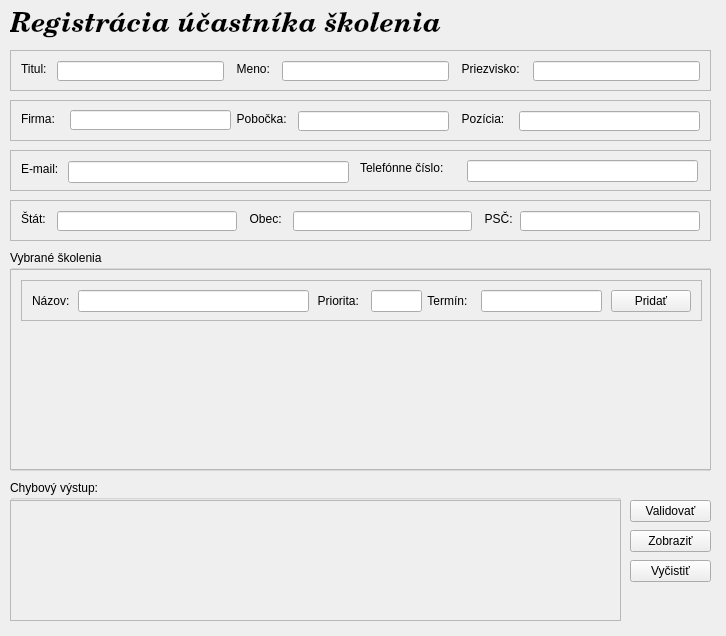
<?xml version="1.0" encoding="UTF-8"?>
<ui version="4.0">
 <class>Form</class>
 <widget class="QWidget" name="Form">
  <property name="geometry">
   <rect>
    <x>0</x>
    <y>0</y>
    <width>726</width>
    <height>636</height>
   </rect>
  </property>
  <property name="sizePolicy">
   <sizepolicy hsizetype="Fixed" vsizetype="Fixed">
    <horstretch>0</horstretch>
    <verstretch>0</verstretch>
   </sizepolicy>
  </property>
  <property name="windowTitle">
   <string>Krivý &amp; Šustek - SIVPAVS 2015</string>
  </property>
  <widget class="QLabel" name="label">
   <property name="geometry">
    <rect>
     <x>10</x>
     <y>10</y>
     <width>451</width>
     <height>31</height>
    </rect>
   </property>
   <property name="font">
    <font>
     <family>Century Schoolbook L</family>
     <pointsize>20</pointsize>
     <weight>75</weight>
     <italic>true</italic>
     <bold>true</bold>
    </font>
   </property>
   <property name="text">
    <string>Registrácia účastníka školenia</string>
   </property>
  </widget>
  <widget class="QFrame" name="frame">
   <property name="geometry">
    <rect>
     <x>10</x>
     <y>50</y>
     <width>701</width>
     <height>41</height>
    </rect>
   </property>
   <property name="frameShape">
    <enum>QFrame::StyledPanel</enum>
   </property>
   <property name="frameShadow">
    <enum>QFrame::Raised</enum>
   </property>
   <widget class="QLabel" name="label_2">
    <property name="geometry">
     <rect>
      <x>11</x>
      <y>11</y>
      <width>30</width>
      <height>16</height>
     </rect>
    </property>
    <property name="text">
     <string>Titul:</string>
    </property>
   </widget>
   <widget class="QLabel" name="label_3">
    <property name="geometry">
     <rect>
      <x>220</x>
      <y>11</y>
      <width>46</width>
      <height>16</height>
     </rect>
    </property>
    <property name="text">
     <string>  Meno:</string>
    </property>
   </widget>
   <widget class="QLabel" name="label_4">
    <property name="geometry">
     <rect>
      <x>445</x>
      <y>11</y>
      <width>72</width>
      <height>16</height>
     </rect>
    </property>
    <property name="text">
     <string>  Priezvisko:</string>
    </property>
   </widget>
   <widget class="QLineEdit" name="lineEdit">
    <property name="geometry">
     <rect>
      <x>47</x>
      <y>11</y>
      <width>167</width>
      <height>20</height>
     </rect>
    </property>
    <property name="maxLength">
     <number>32767</number>
    </property>
   </widget>
   <widget class="QLineEdit" name="lineEdit_2">
    <property name="geometry">
     <rect>
      <x>272</x>
      <y>11</y>
      <width>167</width>
      <height>20</height>
     </rect>
    </property>
   </widget>
   <widget class="QLineEdit" name="lineEdit_3">
    <property name="geometry">
     <rect>
      <x>523</x>
      <y>11</y>
      <width>167</width>
      <height>20</height>
     </rect>
    </property>
   </widget>
  </widget>
  <widget class="QFrame" name="frame_2">
   <property name="geometry">
    <rect>
     <x>10</x>
     <y>150</y>
     <width>701</width>
     <height>41</height>
    </rect>
   </property>
   <property name="frameShape">
    <enum>QFrame::StyledPanel</enum>
   </property>
   <property name="frameShadow">
    <enum>QFrame::Raised</enum>
   </property>
   <widget class="QLabel" name="label_5">
    <property name="geometry">
     <rect>
      <x>11</x>
      <y>11</y>
      <width>41</width>
      <height>16</height>
     </rect>
    </property>
    <property name="text">
     <string>E-mail:</string>
    </property>
   </widget>
   <widget class="QLineEdit" name="lineEdit_4">
    <property name="geometry">
     <rect>
      <x>58</x>
      <y>11</y>
      <width>281</width>
      <height>22</height>
     </rect>
    </property>
   </widget>
   <widget class="QLabel" name="label_6">
    <property name="geometry">
     <rect>
      <x>350</x>
      <y>10</y>
      <width>98</width>
      <height>16</height>
     </rect>
    </property>
    <property name="text">
     <string>Telefónne číslo:</string>
    </property>
   </widget>
   <widget class="QLineEdit" name="lineEdit_5">
    <property name="geometry">
     <rect>
      <x>457</x>
      <y>10</y>
      <width>231</width>
      <height>22</height>
     </rect>
    </property>
   </widget>
  </widget>
  <widget class="QFrame" name="frame_3">
   <property name="geometry">
    <rect>
     <x>10</x>
     <y>200</y>
     <width>701</width>
     <height>41</height>
    </rect>
   </property>
   <property name="frameShape">
    <enum>QFrame::StyledPanel</enum>
   </property>
   <property name="frameShadow">
    <enum>QFrame::Raised</enum>
   </property>
   <widget class="QLabel" name="label_7">
    <property name="geometry">
     <rect>
      <x>11</x>
      <y>11</y>
      <width>30</width>
      <height>16</height>
     </rect>
    </property>
    <property name="text">
     <string>Štát:</string>
    </property>
   </widget>
   <widget class="QLineEdit" name="lineEdit_6">
    <property name="geometry">
     <rect>
      <x>47</x>
      <y>11</y>
      <width>180</width>
      <height>20</height>
     </rect>
    </property>
   </widget>
   <widget class="QLabel" name="label_8">
    <property name="geometry">
     <rect>
      <x>233</x>
      <y>11</y>
      <width>44</width>
      <height>16</height>
     </rect>
    </property>
    <property name="text">
     <string>  Obec:</string>
    </property>
   </widget>
   <widget class="QLineEdit" name="lineEdit_7">
    <property name="geometry">
     <rect>
      <x>283</x>
      <y>11</y>
      <width>179</width>
      <height>20</height>
     </rect>
    </property>
   </widget>
   <widget class="QLabel" name="label_9">
    <property name="geometry">
     <rect>
      <x>468</x>
      <y>11</y>
      <width>36</width>
      <height>16</height>
     </rect>
    </property>
    <property name="text">
     <string>  PSČ:</string>
    </property>
   </widget>
   <widget class="QLineEdit" name="lineEdit_8">
    <property name="geometry">
     <rect>
      <x>510</x>
      <y>11</y>
      <width>180</width>
      <height>20</height>
     </rect>
    </property>
   </widget>
  </widget>
  <widget class="QGroupBox" name="groupBox">
   <property name="geometry">
    <rect>
     <x>10</x>
     <y>250</y>
     <width>701</width>
     <height>221</height>
    </rect>
   </property>
   <property name="title">
    <string>Vybrané školenia</string>
   </property>
   <widget class="QScrollArea" name="scrollArea_2">
    <property name="geometry">
     <rect>
      <x>0</x>
      <y>19</y>
      <width>701</width>
      <height>201</height>
     </rect>
    </property>
    <property name="widgetResizable">
     <bool>true</bool>
    </property>
    <widget class="QWidget" name="scrollAreaWidgetContents_3">
     <property name="geometry">
      <rect>
       <x>0</x>
       <y>0</y>
       <width>699</width>
       <height>199</height>
      </rect>
     </property>
     <widget class="QFrame" name="frame_5">
      <property name="geometry">
       <rect>
        <x>10</x>
        <y>10</y>
        <width>681</width>
        <height>41</height>
       </rect>
      </property>
      <property name="frameShape">
       <enum>QFrame::StyledPanel</enum>
      </property>
      <property name="frameShadow">
       <enum>QFrame::Raised</enum>
      </property>
      <widget class="QLabel" name="label_13">
       <property name="geometry">
        <rect>
         <x>11</x>
         <y>10</y>
         <width>40</width>
         <height>22</height>
        </rect>
       </property>
       <property name="text">
        <string>Názov:</string>
       </property>
      </widget>
      <widget class="QLineEdit" name="lineEdit_12">
       <property name="geometry">
        <rect>
         <x>350</x>
         <y>10</y>
         <width>51</width>
         <height>22</height>
        </rect>
       </property>
      </widget>
      <widget class="QPushButton" name="pushButton_2">
       <property name="geometry">
        <rect>
         <x>590</x>
         <y>10</y>
         <width>80</width>
         <height>22</height>
        </rect>
       </property>
       <property name="text">
        <string>Pridať</string>
       </property>
      </widget>
      <widget class="QLineEdit" name="lineEdit_13">
       <property name="geometry">
        <rect>
         <x>57</x>
         <y>10</y>
         <width>231</width>
         <height>22</height>
        </rect>
       </property>
      </widget>
      <widget class="QLabel" name="label_14">
       <property name="geometry">
        <rect>
         <x>400</x>
         <y>10</y>
         <width>54</width>
         <height>22</height>
        </rect>
       </property>
       <property name="text">
        <string>  Termín:</string>
       </property>
      </widget>
      <widget class="QLineEdit" name="lineEdit_14">
       <property name="geometry">
        <rect>
         <x>460</x>
         <y>10</y>
         <width>121</width>
         <height>22</height>
        </rect>
       </property>
      </widget>
      <widget class="QLabel" name="label_15">
       <property name="geometry">
        <rect>
         <x>290</x>
         <y>10</y>
         <width>57</width>
         <height>22</height>
        </rect>
       </property>
       <property name="text">
        <string>  Priorita:</string>
       </property>
      </widget>
     </widget>
    </widget>
   </widget>
   <zorder>label_10</zorder>
   <zorder>label_11</zorder>
   <zorder>lineEdit_9</zorder>
   <zorder>lineEdit_10</zorder>
   <zorder>lineEdit_11</zorder>
   <zorder>label_12</zorder>
   <zorder>pushButton</zorder>
   <zorder>frame_5</zorder>
   <zorder>frame_6</zorder>
   <zorder>scrollArea_2</zorder>
  </widget>
  <widget class="QFrame" name="frame_6">
   <property name="geometry">
    <rect>
     <x>10</x>
     <y>100</y>
     <width>701</width>
     <height>41</height>
    </rect>
   </property>
   <property name="frameShape">
    <enum>QFrame::StyledPanel</enum>
   </property>
   <property name="frameShadow">
    <enum>QFrame::Raised</enum>
   </property>
   <widget class="QLabel" name="label_19">
    <property name="geometry">
     <rect>
      <x>11</x>
      <y>11</y>
      <width>41</width>
      <height>16</height>
     </rect>
    </property>
    <property name="text">
     <string>Firma:</string>
    </property>
   </widget>
   <widget class="QLabel" name="label_20">
    <property name="geometry">
     <rect>
      <x>220</x>
      <y>11</y>
      <width>71</width>
      <height>16</height>
     </rect>
    </property>
    <property name="text">
     <string>  Pobočka:</string>
    </property>
   </widget>
   <widget class="QLabel" name="label_21">
    <property name="geometry">
     <rect>
      <x>445</x>
      <y>11</y>
      <width>72</width>
      <height>16</height>
     </rect>
    </property>
    <property name="text">
     <string>  Pozícia:</string>
    </property>
   </widget>
   <widget class="QLineEdit" name="lineEdit_18">
    <property name="geometry">
     <rect>
      <x>60</x>
      <y>10</y>
      <width>161</width>
      <height>20</height>
     </rect>
    </property>
    <property name="maxLength">
     <number>32767</number>
    </property>
   </widget>
   <widget class="QLineEdit" name="lineEdit_19">
    <property name="geometry">
     <rect>
      <x>288</x>
      <y>11</y>
      <width>151</width>
      <height>20</height>
     </rect>
    </property>
   </widget>
   <widget class="QLineEdit" name="lineEdit_20">
    <property name="geometry">
     <rect>
      <x>509</x>
      <y>11</y>
      <width>181</width>
      <height>20</height>
     </rect>
    </property>
   </widget>
  </widget>
  <widget class="QGroupBox" name="groupBox_2">
   <property name="geometry">
    <rect>
     <x>10</x>
     <y>480</y>
     <width>611</width>
     <height>141</height>
    </rect>
   </property>
   <property name="title">
    <string>Chybový výstup:</string>
   </property>
   <widget class="QScrollArea" name="scrollArea">
    <property name="geometry">
     <rect>
      <x>0</x>
      <y>20</y>
      <width>611</width>
      <height>121</height>
     </rect>
    </property>
    <property name="widgetResizable">
     <bool>true</bool>
    </property>
    <widget class="QWidget" name="scrollAreaWidgetContents">
     <property name="geometry">
      <rect>
       <x>0</x>
       <y>0</y>
       <width>609</width>
       <height>119</height>
      </rect>
     </property>
    </widget>
   </widget>
  </widget>
  <widget class="QPushButton" name="pushButton_4">
   <property name="geometry">
    <rect>
     <x>630</x>
     <y>500</y>
     <width>81</width>
     <height>22</height>
    </rect>
   </property>
   <property name="text">
    <string>Validovať</string>
   </property>
  </widget>
  <widget class="QPushButton" name="pushButton_5">
   <property name="geometry">
    <rect>
     <x>630</x>
     <y>530</y>
     <width>81</width>
     <height>22</height>
    </rect>
   </property>
   <property name="text">
    <string>Zobraziť</string>
   </property>
  </widget>
  <widget class="QPushButton" name="pushButton">
   <property name="geometry">
    <rect>
     <x>630</x>
     <y>560</y>
     <width>81</width>
     <height>22</height>
    </rect>
   </property>
   <property name="text">
    <string>Vyčistiť</string>
   </property>
  </widget>
 </widget>
 <resources/>
 <connections/>
</ui>
